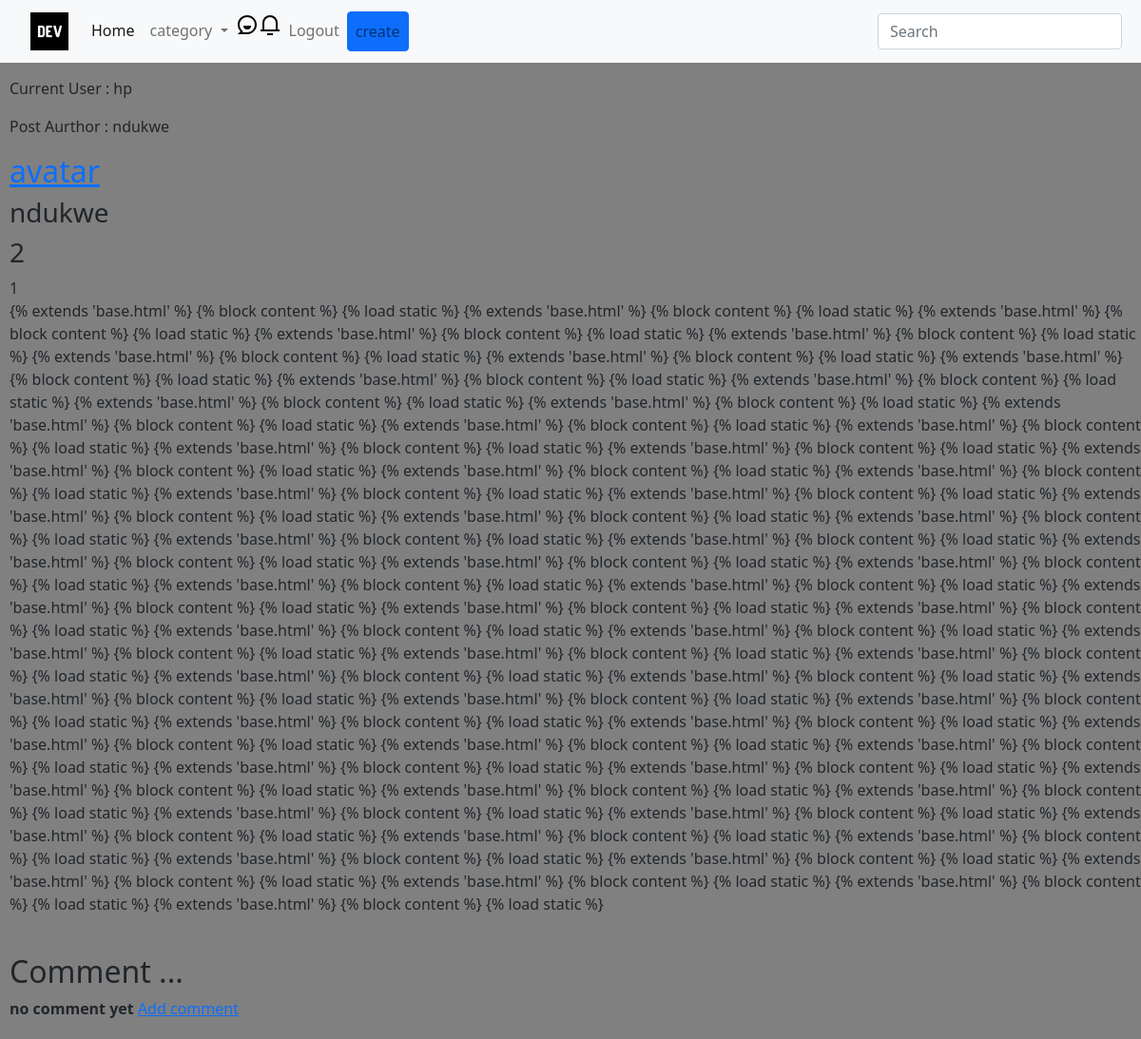
The page /Blogdetail/6/ (signed in) on the database as committed earlier.
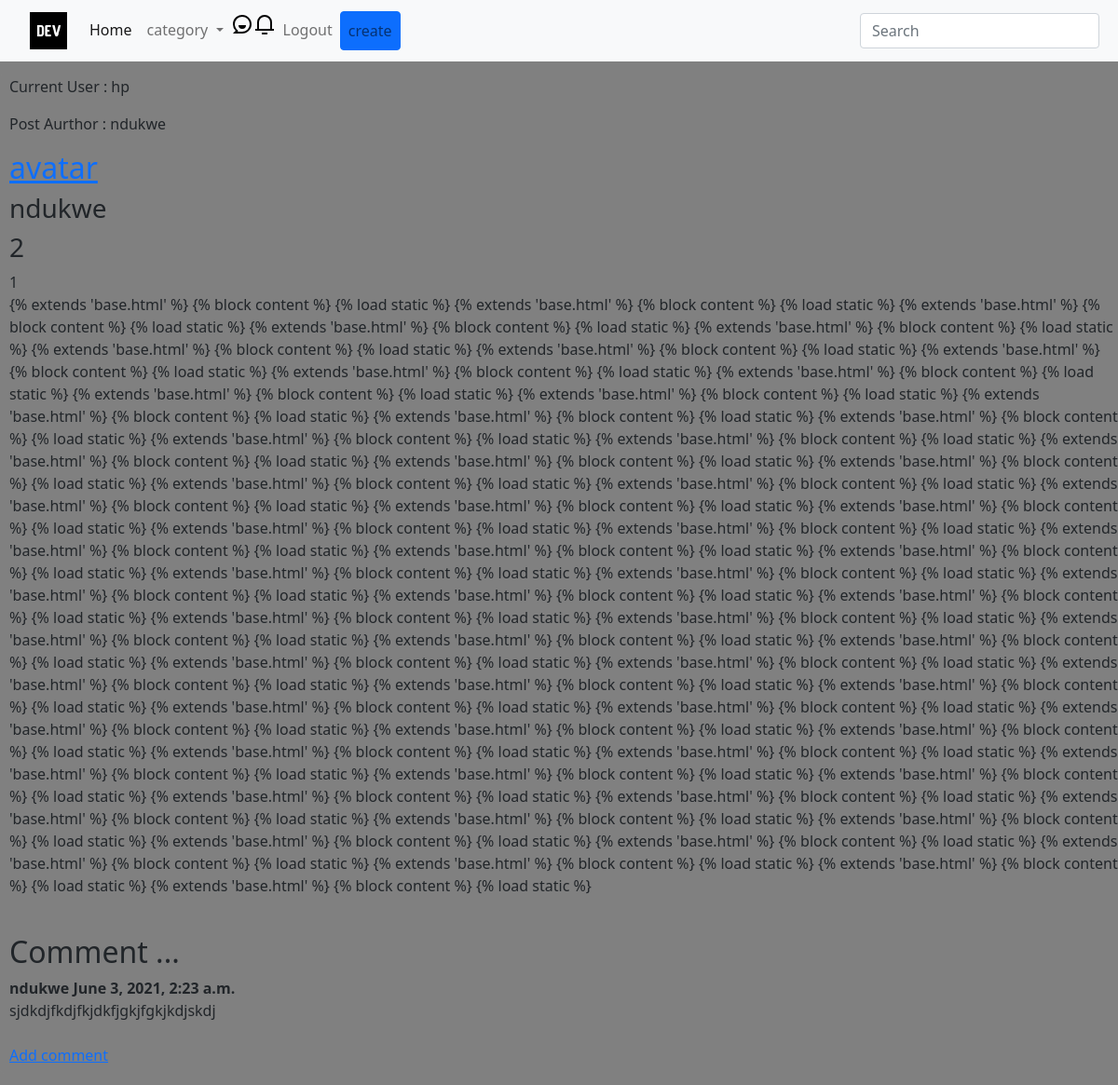
The same page on the database as committed later.
### dash/models.py (models this page shows, shortened)
class Comment(models.Model):
    post = models.ForeignKey(post, related_name='comments',  on_delete=models.CASCADE)
    name = models.CharField(max_length=25)
    body = models.TextField()
    date_added = models.DateTimeField(auto_now_add=True)

### dash/views.py (the view)
# urls.py: path('Blogdetail/<int:pk>/', Blogdetail.as_view(), name="Blogdetail"),
class Blogdetail(generic.DetailView):
    model =post
    template_name = 'detail.html'

### templates/detail.html (shortened to what this page needs)
{% extends 'base.html' %}
{% block content %}
{% load static %}
<div class="landing">
  <div>
    <p> Current User :   {{user.username}} </p>
    <p> Post Aurthor  :   {{post.aurthor.username}} </p>
    </div>
  <h2> <a href="{% url 'Blogdetail' post.pk   %}" >{{post.title}}</a> </h2>
  <h3>  {{post.aurthor}}</h3>    <h3>  {{post.aurthor.id}}</h3> {{user.id}}
  <p> {{post.body|safe }}</p>
  <br>
  <h2> Comment ...</h2>
{% if not post.comments.all %}
    <strong>no comment yet</strong>
    <a href="{% url 'add_comment' post.pk  %}">Add comment</a>
{% else %}
<div>
  {% for comment in post.comments.all %}
    <div>
      <strong>
        {{comment.name}}
        {{comment.date_added}}
      </strong>
    </div>
    <div>
      {{comment.body}}
    </div>
    <br>
  {% endfor %}
</div>
{% if user.is_authenticated %}
<a href="{% url 'add_comment' post.pk  %}">Add comment</a>
{% else %}
<a class="inactiveLink" href="{% url 'add_comment' post.pk  %}">Add comment</a> you are not sign in yet
{% endif %}
{% endif %}
<br>
{% endblock content %}

Rows that differ between the two databases and show on the page:
added Comment: name "ndukwe", date_added "June 3, 2021, 2:23 a.m.", body "sjdkdjfkdjfkjdkfjgkjfgkjkdjskdj"
Other text that changed with them:
text no longer shown: "no comment yet"
